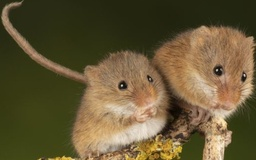
#> input picture souris.jpg, 256 x 160 px, shrunk from 516 x 322 before the run
$ python img_cv2.py
#> lines starting #> are read from the running program, lines starting #| are printed output that depends on the picture
import numpy as np
import os
import math
import cv2
from numpy import random

im = cv2.imread("souris.jpg")
#> im is the input picture: shape (160, 256, 3); mean B, G, R 54.4, 87.7, 101.4
cv2.imshow('image souris', im)
cv2.waitKey(0)
cv2.destroyAllWindows()
h, w, c = im.shape
#> h = 160; w = 256; c = 3
print(h, w, c)
#| 160 256 3


#Permutation List
def permutation(list):
    list_reverse = []
    for i in reversed(range(len(list))):
        list_reverse.append(list[i])
    return list_reverse

#Image reverse
def image_reverse(im):
    im_reverse = np.zeros(shape=(h, w, c), dtype=np.uint8)
    for i in range(0, h):
        im_reverse[i][:] = permutation(im[i][:])
    return im_reverse

im_reverse = image_reverse(im)
#> after the loop in image_reverse, `for i in range(0, h):`:
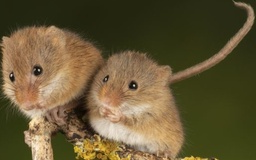
#> im_reverse: shape (160, 256, 3); mean B, G, R 54.4, 87.7, 101.4

cv2.imshow('image reverse', im_reverse)
cv2.waitKey(0)
cv2.destroyAllWindows()

#cv2.imwrite('saved_Souris_reverse.jpg', im_reverse)

#image reduce size
def im_reduce(im):
    h, w, c = im.shape
    h1 = int(math.floor(h/2))
    w1 = int(math.floor(w/2))
    im_reduce = np.zeros(shape=(h1, w1, c), dtype=np.uint8)
    for i in range(0, h1):
        for j in range(0, w1):
            #im_reduce[i][j] = im[i*2:i*2+1][j*2:j*2+1].max(axis=(0,1)
            im_reduce[i][j] = im[i*2][j*2]
    return im_reduce
image_reduce = im_reduce(im)
#> after the loop in im_reduce, `for i in range(0, h1):`:
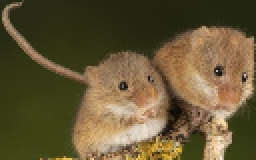
#> im_reduce: shape (80, 128, 3) (shown 2 times larger); mean B, G, R 54.3, 87.5, 101.2
cv2.imshow('image reduce', image_reduce)
cv2.waitKey(0)
cv2.destroyAllWindows()

#cv2.imwrite('saved_Souris_reduce.jpg', image_reduce)


#image grayscale
def im_gray(im):
    im_gray = np.zeros(shape=(h, w, c), dtype=np.uint8)
    for i in range(0, h):
        for j in range(0, w):
            im_gray[i][j][0:3] = 0.299*im[i][j][0] + 0.587*im[i][j][1] + 0.114*im[i][j][2]
    return im_gray
image_gray = im_gray(im)
#> after the loop in im_gray, `for i in range(0, h):`:
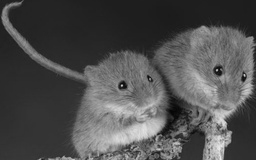
#> im_gray: shape (160, 256, 3); min 5, max 236, mean 78.8
cv2.imshow('image grayscale', image_gray)
cv2.waitKey(0)
cv2.destroyAllWindows()

#cv2.imwrite('saved_Souris_gray.jpg', image_gray)

def histo(im):
    his = [0]*256
    for i in range(0, h):
        for j in range(0, w):
            his[im[i][j][0]] += 1
    return his

print(histo(im_gray(im)))
#> in histo, `his = [0]*256`: his = 256 values from 0 to 0
#> after the loop in histo, `for i in range(0, h):`: his = 256 values, max 2256 at index 30, min 0 at index 0, mean 160
#> (printed output is left out)

def contrast_64(im):
    his_contrast = histo(im)
    for i in range(0, 64, 2):
        his_contrast[i] = his_contrast[i+64]
        his_contrast[255-i] = his_contrast[192-i]
        for l in range(0, h):
            for m in range(0, w):
                if (im[l][m][0] == i+64):
                    im[l][m][0:3] = i
                if (im[l][m][0] == 192 - i):
                    im[l][m][0:3] = 255 - i
    return his_contrast, im

histogram_contrast, image_retouche = contrast_64(im_gray(im))
#> in contrast_64, `his_contrast = histo(im)`: his_contrast has the same summary as his in histo
#> after the loop in contrast_64, `for i in range(0, 64, 2):`:
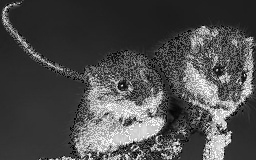
#> im: shape (160, 256, 3); min 0, max 255, mean 75.5
#> after the loop in contrast_64, `for i in range(0, 64, 2):`: his_contrast = 256 values, max 944 at index 31, min 0 at index 1, mean 144.3
#> histogram_contrast has the same summary as his_contrast in contrast_64

cv2.imshow('image retouch', image_retouche)
cv2.waitKey(0)
cv2.destroyAllWindows()

#cv2.imwrite('saved_Souris_Retouch.jpg', image_retouche)

def get_a_b_c_d(im):
    c = 0
    a = 0
    b = 0
    d = 256
    his1 = histo(im)
    for i in range(0, 256):
        if his1[i] < 30:
            a = i
        else:
            break
    for j in range(255, -1, -1):
        if his1[j] < 30:
            b = j
        else:
            break
    return a, b, c, d

print(get_a_b_c_d(im_gray(im)))
#> in get_a_b_c_d, `c = 0`: c = 0
#> in get_a_b_c_d, `his1 = histo(im)`: his1 has the same summary as his in histo
#| (26, 205, 0, 256)


cv2.imshow('image gray', image_gray)
cv2.waitKey(0)
cv2.destroyAllWindows()


def map_im(im):
    a, b, c, d = get_a_b_c_d(im)
    for color in range(a, b):
        for i in range(0, h):
            for j in range(0, w):
                if (im[i][j][0] == color):
                    color_map = (d - c)/(b-a)*(color - a) + c
                    im[i][j][0:3] = color_map
    return im


cv2.imshow('image map', map_im(image_gray))
#> in map_im, `a, b, c, d = get_a_b_c_d(im)`: a = 26; b = 205; c = 0; d = 256
#> after the loop in map_im, `for color in range(a, b):`:
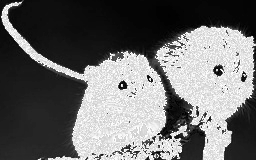
#> im: shape (160, 256, 3); min 0, max 254, mean 107.1
cv2.waitKey(0)
cv2.destroyAllWindows()
